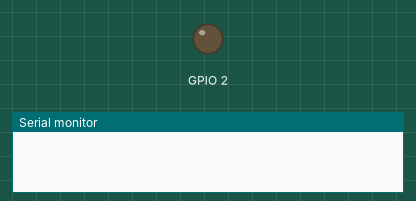
Recording of a sketch running on a simulated ESP32. Parts: output pins drawn as LEDs (lit = HIGH), the last lines printed to the serial monitor.

Above: at 0.0 s.
At 2.5 s:
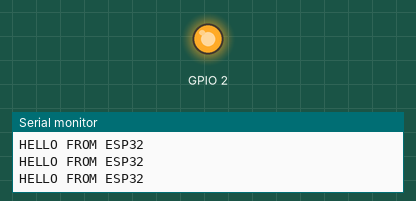
Timing chart, 0 to 4.1 s (numbered marks = the images above):
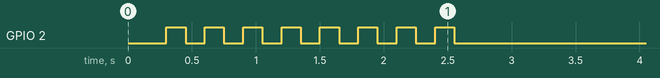

The sketch:

serial_probe.ino
```cpp
// Paste this as the ENTIRE sketch (delete everything else). Upload, 115200, RST.
void setup() {
  pinMode(2, OUTPUT);
  Serial.begin(115200);
  delay(300);
  for (int i = 0; i < 8; i++) {
    Serial.println("HELLO FROM ESP32");
    digitalWrite(2, HIGH);
    delay(150);
    digitalWrite(2, LOW);
    delay(150);
  }
}

void loop() {
  Serial.println("loop ok");
  delay(1000);
}
```
